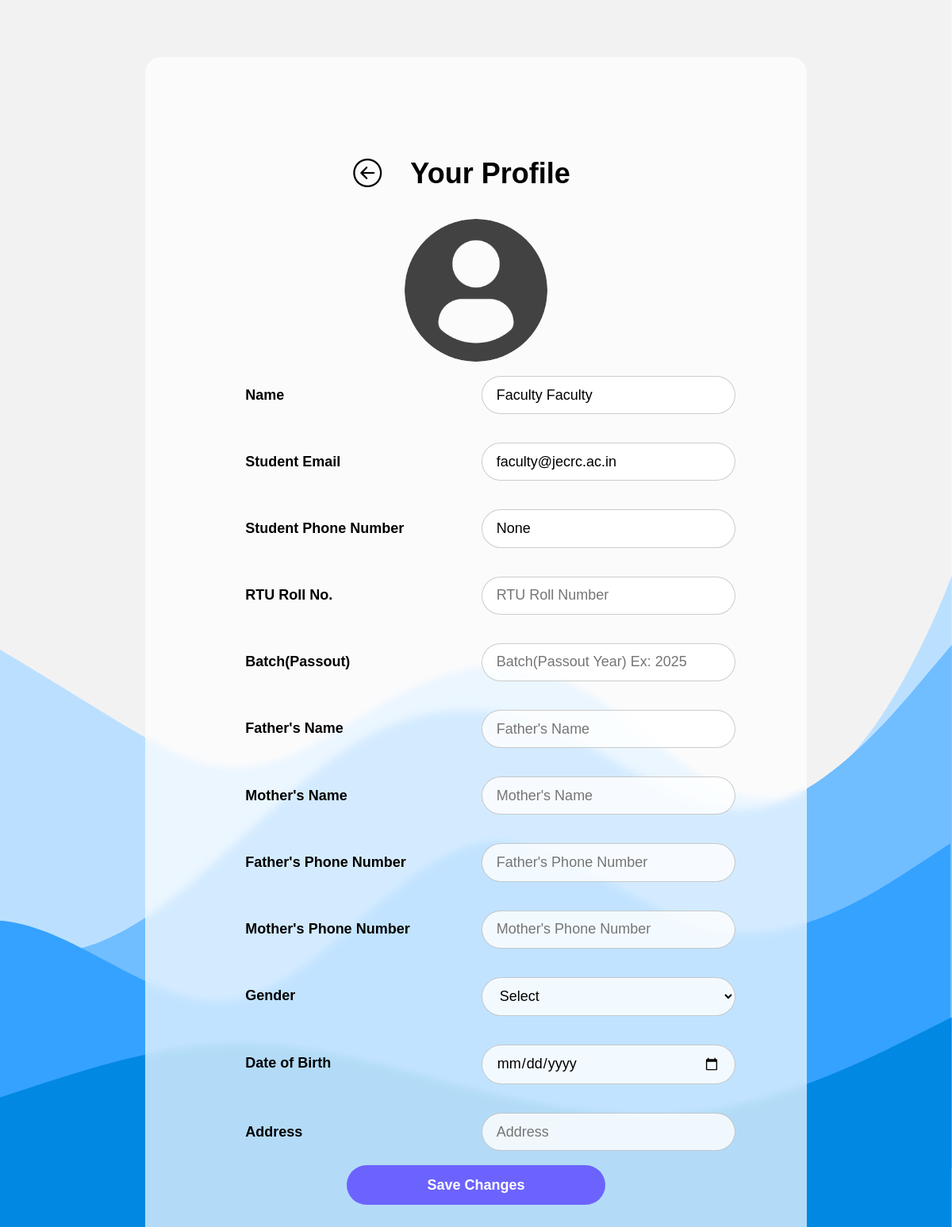
The page /u/profile (signed in) on the database its author committed.
### Accounts/models.py (models this page shows, shortened)
class User(AbstractUser):
    username = None
    id=models.BigAutoField(primary_key=True)
    avatar = models.ImageField(upload_to='avatars/',default='avatars/profile-user.png')
    email = models.EmailField(unique=True)
    phone = models.CharField(blank=True,null=True,unique=True,max_length=15)
    is_faculty = models.BooleanField(default=False)
    objects = UserManager()
    USERNAME_FIELD='email'
    REQUIRED_FIELDS=[]

### Accounts/views.py (the view, shortened to what this page needs)
# urls.py: path('profile', views.profile),
@login_required
def profile(request):
    user = request.user
    try:
        meta = studentSerializer(Student.objects.get(user_obj=user))
    except:
        meta = {}
    context = {"user":user,"meta":meta}
    return render(request,"u/edit_profile.html",context)

### templates/u/edit_profile.html (shortened to what this page needs)
<!DOCTYPE html>
<html>
<head>
    {% load static %}
    <link rel="stylesheet" href="">
    <link rel="stylesheet" type="text/css" href="{% static 'css/index.css' %}" />
</head>
<body>
    <div class="d-flex py-4">
        <form method="post" class="m-auto">
            <div class="glass p-5 ">
                <div class="flex justify-center">
                    <div class="d-flex"><button type="button" onClick="window.location ='/'" class="icon-btn m-auto"><i
                                style="font-size:36px;color:black;" class="bi bi-arrow-left-circle"></i></button></div>
                    <h1>Your Profile</h1>
                </div>
                <img class="avatar m-auto" src="{{user.avatar.url}}" />
                <div class="d-flex justify-bw mv-1">
                    <h2 class="form-label">Name</h2>
                    <input name="name" value="{{user.first_name}} {{user.last_name}}" placeholder="Name" type="text"
                        class="form-input m-a" required>
                </div>
                <div class="d-flex justify-bw mv-1">
                    <h2 class="form-label">Student Email</h2>
                    <input name="student-email" value="{{user.email}}" placeholder="Email" type="text"
                        class="form-input m-a" readonly required>
                </div>
                <div class="d-flex justify-bw mv-1">
                    <h2 class="form-label">Student Phone Number</h2>
                    <input name="student-phoneNumber" value="{{user.phone}}" placeholder="Phone Number" type="text"
                        pattern="\d*" maxlength="10" class="form-input m-a" required>
                </div>
                <div class="d-flex justify-bw mv-1">
                    <h2 class="form-label">RTU Roll No.</h2>
                    <input name="rollno" value="{{meta.rollno}}" placeholder="RTU Roll Number" type="text"
                        class="form-input m-a" maxlength="10" required>
                </div>
                <div class="d-flex justify-bw mv-1">
                    <h2 class="form-label">Batch(Passout)</h2>
                    <input name="batch" value="{{meta.batch}}" placeholder="Batch(Passout Year) Ex: 2025" type="text" pattern="\d*"
                        maxlength="4" class="form-input m-a" required>
                </div>
                <div class="d-flex justify-bw mv-1">
                    <h2 class="form-label">Father's Name</h2>
                    <input name="father-name" value="{{meta.f_name}}" placeholder="Father's Name" type="text"
                        class="form-input m-a" required>
                </div>
                <div class="d-flex justify-bw mv-1">
                    <h2 class="form-label">Mother's Name</h2>
                    <input name="mother-name" value="{{meta.m_name}}" placeholder="Mother's Name" type="text"
                        class="form-input m-a" required>
                </div>
                <div class="d-flex justify-bw mv-1">
                    <h2 class="form-label">Father's Phone Number</h2>
                    <input name="father-phone-number" value="{{meta.f_phone}}" placeholder="Father's Phone Number"
                        type="text" pattern="\d*" maxlength="10" class="form-input m-a" required>
                </div>
                <div class="d-flex justify-bw mv-1">
                    <h2 class="form-label">Mother's Phone Number</h2>
                    <input name="mother-phone-number" value="{{meta.m_phone}}" placeholder="Mother's Phone Number"
                        type="text" pattern="\d*" maxlength="10" class="form-input m-a" required>
                </div>
                <div class="d-flex justify-bw mv-1">
                    <h2 class="form-label">Gender</h2>
                    <select name="gender" id="gender" required class="form-input m-a">
                        <option value="">Select</option>
                    </select>
                </div>
                <div class="d-flex justify-bw mv-1">
                    <h2 class="form-label">Date of Birth</h2>
                    <input name="dob" value="{{meta.dob}}" type="date" required class="form-input m-a">
                </div>
                <div class="d-flex justify-bw mv-1">
                    <h2 class="form-label">Address</h2>
                    <input name="address" value="{{meta.address}}" required placeholder="Address" type="text"
                        class="form-input m-a">
                </div>
                <button class="btn m-auto w-50 mv-1" type="submit">Save Changes</button>
            </div>
        </form>
    </div>
</body>
</html>

### static/css/index.css (style rules this page uses)
:root { --accent10: rgba(0, 138, 255, 1); --accent9: rgba(0, 138, 255, 0.9); --accent8: rgba(0, 138, 255, 0.8); --accent7: rgba(0, 138, 255, 0.7); --accent6: rgba(0, 138, 255, 0.6); --accent5: rgba(0, 138, 255, 0.5); --accent4: rgba(0, 138, 255, 0.4); --accent3: rgba(0, 138, 255, 0.3); --accent2: rgba(0, 138, 255, 0.2); --accent1: rgba(0, 138, 255, 0.1); --element-outline: rgba(0,0,0,0.2); --smooth-green: #0aa607; }
* { margin: 0; padding: 0; box-sizing: border-box; font-size: 18px; font-family: Helvetica, Arial, sans-serif; }
html, body { height: 100%; width: 100%; }
body { background: url("../assets/wave.svg"); background-repeat: no-repeat; background-size: cover; background-attachment: fixed; background-position: right; }
.avatar { width: 10rem; height: 10rem; border-radius: 50%; }
.d-flex { display: flex; }
.flex { display: flex; }
.justify-bw { justify-content:space-between; }
.justify-center { justify-content:center; }
.glass { background-color: rgba(255, 255, 255, 0.7); backdrop-filter: blur(5px); border-radius: 20px; display: flex; padding: 4em 14em; margin: auto; flex-direction: column; }
h1 { font-size: 2rem; padding: 2rem; }
.form-input { border: 1px solid var(--element-outline); border-radius: 30px; width: 320px; padding: 0.7em 1em; font-size: 18px; background: rgba(255, 255, 255, 0.8); }
.form-label { margin-left:2rem; margin-right:5rem; margin-bottom:0.75rem; margin-top:0.75rem; }
.btn { padding: 0.8em 2.5em; border: none; border-radius: 30px; font-size: 18px; font-weight: 700; margin-left: 1em; background: #6c63ff; color: white; text-align: center; }
.icon-btn { background: none; border: none; font-size: 36px; color:black; cursor: pointer; }
.w-50 { width: 50%; }
.py-4 { padding: 4rem 0; }
.mv-1 { margin-top: 1rem; margin-bottom: 1rem; }
.p-5 { padding: 5rem !important; }
.m-auto { margin:auto !important; }

### rows shown on the page
User: avatar (picture), name "Faculty Faculty", student-email "faculty@jecrc.ac.in", student-phoneNumber "None"
